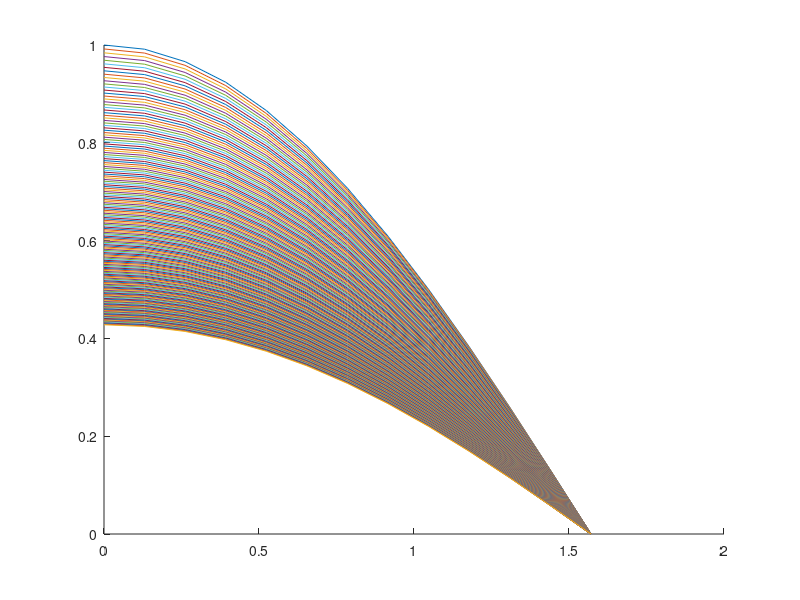

This figure's MATLAB source:
n1 = 12;
m1 = 192;
X = linspace(0, pi/2, n1+1);
X = X(1:n1)';
u0 = cos(X)*cos(0);
first = u0;
D = 1;
h = pi/(2*n1);
t = pi/(2*m1);
 for i = 1:m1
     u = zeros(n1, 1);
     u_dop = zeros(n1, 1);
     f = zeros(n1, 1);
     eps = zeros(n1, 1);
     first_con = zeros(n1, 1);
     for j = 1:n1
         
%                 if j == 1
%            
%                     u_dop(j) = (u0(1) + u0(2))/2-t/h*(u0(2)^2/4-u0(1)^2/4); %i шаг по времени, разные по координатам 1 и 0
%                     u_dop0 = (-u0(2)+u0(1))/2-t/h*(u0(1)^2/4-u0(2)^2/4);% j = 0 и -1
%                     u(j) = u0(j) - t/h*(u_dop(j)^2/2-u_dop0^2/2);%j = 0
%             
%                 elseif j == n1
%            
%            
%                     u_dop(j) = (u0(j)+u0(1))/2-t/h*(u0(1)^2/4-u0(j)^2/4);
%                     u(j) = u0(j) - t/h*(u_dop(j)^2/2-u_dop(j-1)^2/2);
%                 else
%              
%                     u_dop(j) = (u0(j)+u0(j+1))/2-t/h*(u0(j+1)^2/4-u0(j)^2/4);
%                     u(j) = u0(j) - t/h*(u_dop(j)^2/2-u_dop(j-1)^2/2);
%                 end
                    
           if j == 1
               u_dop(j) = u0(j)+D*t/(2*h^2)*(u0(2)-2*u0(j)+u0(j+1))+t*u0(j)*(1-u0(j))/2;%для cos(x) на [0;pi/2]
               u_dop0 = u0(2)+D*t/(2*h^2)*(u0(3)-2*u0(2)+u0(j))+t*u0(2)*(1-u0(2))/2;
               u_dop2 = u0(j+1)+D*t/(2*h^2)*(u0(j)-2*u0(j+1)+u0(j+2))+t*u0(j+1)*(1-u0(j+1))/2;
               
               u(j) = u0(j)+D*t/h^2*(u_dop0-2*u_dop(j)+u_dop2)+t*u_dop(j)*(1-u_dop(j));

%                u_dop(j) = u0(j)+D*t/(2*h^2)*(-u0(2)-2*u0(j)+u0(j+1));
%                u_dop0 = -u0(2)+D*t/(2*h^2)*(-u0(3)+2*u0(2)+u0(j));
%                u_dop2 = u0(j+1)+D*t/(2*h^2)*(u0(j)-2*u0(j+1)+u0(j+2));
%                
%                u(j) = u0(j)+D*t/h^2*(u_dop0-2*u_dop(j)+u_dop2);
               
           elseif j == n1
               
               u_dop(j) = u0(j)+D*t/(2*h^2)*(u0(j-1)-2*u0(j)+0)+t*u0(j)*(1-u0(j))/2;
               u_dop0 = u0(j-1)+D*t/(2*h^2)*(u0(j-2)-2*u0(j-1)+u0(j))+t*u0(j-1)*(1-u0(j-1))/2;
               u_dop2 = 0+D*t/(2*h^2)*(u0(j)-2*0-u0(n1))+t*0*(1-0)/2;%только граничное условие для cos [0;pi/2]
               
               u(j) = u0(j)+D*t/h^2*(u_dop0-2*u_dop(j)+u_dop2)+t*u_dop(j)*(1-u_dop(j));

%                u_dop(j) = u0(j)+D*t/(2*h^2)*(u0(j-1)-2*u0(j)+u0(1));
%                u_dop0 = u0(j-1)+D*t/(2*h^2)*(u0(j-2)-2*u0(j-1)+u0(j));
%                u_dop2 = u0(1)+D*t/(2*h^2)*(u0(j)-2*u0(1)+u0(2));
%                
%                u(j) = u0(j)+D*t/h^2*(u_dop0-2*u_dop(j)+u_dop2);
               
   
               
           else
               u_dop(j) = u0(j)+D*t/(2*h^2)*(u0(j-1)-2*u0(j)+u0(j+1))+t*u0(j)*(1-u0(j))/2;
               if j == 2
                   u_dop0 = u0(j-1)+D*t/(2*h^2)*(u0(2)-2*u0(j-1)+u0(j))+t*u0(j-1)*(1-u0(j-1))/2;
                   u_dop2 = u0(j+1)+D*t/(2*h^2)*(u0(j)-2*u0(j+1)+u0(j+2))+t*u0(j+1)*(1-u0(j+1))/2;
               elseif j== n1-1
                   u_dop0 = u0(j-1)+D*t/(2*h^2)*(u0(j-2)-2*u0(j-1)+u0(j))+t*u0(j-1)*(1-u0(j-1))/2;
                   u_dop2 = u0(j+1)+D*t/(2*h^2)*(u0(j)-2*u0(j+1)+0)+t*u0(j+1)*(1-u0(j+1))/2;
               else
               
                    u_dop0 = u0(j-1)+D*t/(2*h^2)*(u0(j-2)-2*u0(j-1)+u0(j))+t*u0(j-1)*(1-u0(j-1))/2;
                    u_dop2 = u0(j+1)+D*t/(2*h^2)*(u0(j)-2*u0(j+1)+u0(j+2))+t*u0(j+1)*(1-u0(j+1))/2;
               end
               
               u(j) = u0(j)+D*t/h^2*(u_dop0-2*u_dop(j)+u_dop2)+t*u_dop(j)*(1-u_dop(j));
               
           end   
        
            
     end
    u_p = zeros(n1+1, 1);
    u_p(1:n1) = u0;
    u_p(n1+1) = 0;
    Y = linspace(0, pi/2, n1+1);
    if i <=192
        hold on
        plot(Y, u_p);
  
    end
    u0 = u;
    
   
    
 end
 hold off
        